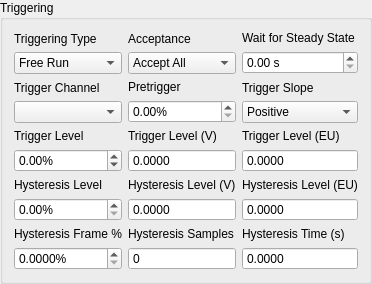
        <widget class="QGroupBox" name="triggering_groupbox">
         <property name="title">
          <string>Triggering</string>
         </property>
         <layout class="QGridLayout" name="gridLayout_2">
          <item row="4" column="1">
           <layout class="QVBoxLayout" name="hysteresis_samples_layout">
            <item>
             <widget class="QLabel" name="hysteresis_samples_label">
              <property name="text">
               <string>Hysteresis Samples</string>
              </property>
             </widget>
            </item>
            <item>
             <widget class="QSpinBox" name="hysteresis_samples_display">
              <property name="toolTip">
               <string>&lt;html&gt;&lt;head/&gt;&lt;body&gt;&lt;p&gt;&lt;span style=&quot; font-weight:600;&quot;&gt;Hysteresis Samples&lt;/span&gt;&lt;/p&gt;&lt;p&gt;Number of samples that the trigger channel must be below the Hysteresis level.  This property is read only and shown for the user's convenience.&lt;/p&gt;&lt;/body&gt;&lt;/html&gt;</string>
              </property>
              <property name="readOnly">
               <bool>true</bool>
              </property>
              <property name="buttonSymbols">
               <enum>QAbstractSpinBox::NoButtons</enum>
              </property>
              <property name="maximum">
               <number>1000000</number>
              </property>
             </widget>
            </item>
           </layout>
          </item>
          <item row="1" column="1">
           <layout class="QVBoxLayout" name="pretrigger_layout">
            <item>
             <widget class="QLabel" name="pretrigger_label">
              <property name="text">
               <string>Pretrigger</string>
              </property>
             </widget>
            </item>
            <item>
             <layout class="QHBoxLayout" name="pretrigger_selector_layout">
              <item>
               <widget class="QDoubleSpinBox" name="pretrigger_selector">
                <property name="toolTip">
                 <string>&lt;html&gt;&lt;head/&gt;&lt;body&gt;&lt;p&gt;&lt;span style=&quot; font-weight:600;&quot;&gt;Pretrigger&lt;/span&gt;&lt;/p&gt;&lt;p&gt;Amount of time in the measurement frame before the trigger occurs.  The system retains a running buffer of recently acquired data looking for the trigger.  When the trigger is found, the specified percentage of the frame is data that occured before the trigger.  This is used to capture, for example, the entire transient of a shock, some of which may occur before the trigger depending on the trigger level.&lt;/p&gt;&lt;/body&gt;&lt;/html&gt;</string>
                </property>
                <property name="suffix">
                 <string>%</string>
                </property>
               </widget>
              </item>
             </layout>
            </item>
           </layout>
          </item>
          <item row="1" column="0">
           <layout class="QVBoxLayout" name="trigger_channel_layout">
            <item>
             <widget class="QLabel" name="trigger_channel_label">
              <property name="text">
               <string>Trigger Channel</string>
              </property>
             </widget>
            </item>
            <item>
             <widget class="QComboBox" name="trigger_channel_selector">
              <property name="toolTip">
               <string>&lt;html&gt;&lt;head/&gt;&lt;body&gt;&lt;p&gt;&lt;span style=&quot; font-weight:600;&quot;&gt;Trigger Channel&lt;/span&gt;&lt;/p&gt;&lt;p&gt;Select the channel to use as a trigger.&lt;/p&gt;&lt;/body&gt;&lt;/html&gt;</string>
              </property>
             </widget>
            </item>
           </layout>
          </item>
          <item row="0" column="2">
           <layout class="QVBoxLayout" name="wait_for_steady_layout">
            <item>
             <widget class="QLabel" name="wait_for_steady_label">
              <property name="text">
               <string>Wait for Steady State</string>
              </property>
             </widget>
            </item>
            <item>
             <layout class="QHBoxLayout" name="wait_for_steady_selector_layout">
              <item>
               <widget class="QDoubleSpinBox" name="wait_for_steady_selector">
                <property name="toolTip">
                 <string>&lt;html&gt;&lt;head/&gt;&lt;body&gt;&lt;p&gt;&lt;span style=&quot; font-weight:600;&quot;&gt;Wait for Steady State&lt;/span&gt;&lt;/p&gt;&lt;p&gt;Amount of time to wait for the measurement to achieve a steady state response prior to performing signal processing operations.&lt;/p&gt;&lt;/body&gt;&lt;/html&gt;</string>
                </property>
                <property name="suffix">
                 <string> s</string>
                </property>
               </widget>
              </item>
             </layout>
            </item>
           </layout>
          </item>
          <item row="2" column="1">
           <layout class="QVBoxLayout" name="trigger_level_voltage_layout">
            <item>
             <widget class="QLabel" name="trigger_level_voltage_label">
              <property name="text">
               <string>Trigger Level (V)</string>
              </property>
             </widget>
            </item>
            <item>
             <widget class="QDoubleSpinBox" name="trigger_level_voltage_display">
              <property name="toolTip">
               <string>&lt;html&gt;&lt;head/&gt;&lt;body&gt;&lt;p&gt;&lt;span style=&quot; font-weight:600;&quot;&gt;Trigger Level (V)&lt;/span&gt;&lt;/p&gt;&lt;p&gt;Level to trigger at in volts.  This property is read only and displayed for the user's convenience.&lt;/p&gt;&lt;/body&gt;&lt;/html&gt;</string>
              </property>
              <property name="readOnly">
               <bool>true</bool>
              </property>
              <property name="buttonSymbols">
               <enum>QAbstractSpinBox::NoButtons</enum>
              </property>
              <property name="decimals">
               <number>4</number>
              </property>
             </widget>
            </item>
           </layout>
          </item>
          <item row="0" column="0">
           <layout class="QVBoxLayout" name="triggering_type_layout">
            <item>
             <widget class="QLabel" name="triggering_type_label">
              <property name="text">
               <string>Triggering Type</string>
              </property>
             </widget>
            </item>
            <item>
             <widget class="QComboBox" name="triggering_type_selector">
              <property name="toolTip">
               <string>&lt;html&gt;&lt;head/&gt;&lt;body&gt;&lt;p&gt;&lt;span style=&quot; font-weight:600;&quot;&gt;Triggering Type&lt;/span&gt;&lt;/p&gt;&lt;p&gt;Type of trigger used for the analysis.&lt;/p&gt;&lt;p&gt;Free Run: No triggering is used.&lt;/p&gt;&lt;p&gt;First Frame: Triggering only starts the first measurement frame and then the measurement proceeds as if it were a Free Run.&lt;/p&gt;&lt;p&gt;Every Frame: The measurement waits for a trigger for every measurement frame.&lt;/p&gt;&lt;/body&gt;&lt;/html&gt;</string>
              </property>
              <item>
               <property name="text">
                <string>Free Run</string>
               </property>
              </item>
              <item>
               <property name="text">
                <string>First Frame</string>
               </property>
              </item>
              <item>
               <property name="text">
                <string>Every Frame</string>
               </property>
              </item>
             </widget>
            </item>
           </layout>
          </item>
          <item row="0" column="1">
           <layout class="QVBoxLayout" name="acceptance_layout">
            <item>
             <widget class="QLabel" name="acceptance_label">
              <property name="text">
               <string>Acceptance</string>
              </property>
             </widget>
            </item>
            <item>
             <widget class="QComboBox" name="acceptance_selector">
              <property name="toolTip">
               <string>&lt;html&gt;&lt;head/&gt;&lt;body&gt;&lt;p&gt;&lt;span style=&quot; font-weight:600;&quot;&gt;Acceptance&lt;/span&gt;&lt;/p&gt;&lt;p&gt;Determines how measurement frames are accepted or rejected.&lt;/p&gt;&lt;p&gt;Accept All: Accepts all measurement frames&lt;/p&gt;&lt;p&gt;Manual: Allows the user to specify whether the recently obtained measurement frame should be accepted or rejected.&lt;/p&gt;&lt;p&gt;Autoreject...: Allows the user to load in a Python function to automatically accept or reject the measurement frame based off of arbitrary criteria.&lt;/p&gt;&lt;/body&gt;&lt;/html&gt;</string>
              </property>
              <item>
               <property name="text">
                <string>Accept All</string>
               </property>
              </item>
              <item>
               <property name="text">
                <string>Manual</string>
               </property>
              </item>
              <item>
               <property name="text">
                <string>Autoreject...</string>
               </property>
              </item>
             </widget>
            </item>
           </layout>
          </item>
          <item row="2" column="0">
           <layout class="QVBoxLayout" name="trigger_level_layout">
            <item>
             <widget class="QLabel" name="trigger_level_label">
              <property name="text">
               <string>Trigger Level</string>
              </property>
             </widget>
            </item>
            <item>
             <layout class="QHBoxLayout" name="trigger_level_selector_layout">
              <item>
               <widget class="QDoubleSpinBox" name="trigger_level_selector">
                <property name="toolTip">
                 <string>&lt;html&gt;&lt;head/&gt;&lt;body&gt;&lt;p&gt;&lt;span style=&quot; font-weight:600;&quot;&gt;Trigger Level&lt;/span&gt;&lt;/p&gt;&lt;p&gt;Level to trigger at as a percentage of the range of the channel.&lt;/p&gt;&lt;/body&gt;&lt;/html&gt;</string>
                </property>
                <property name="suffix">
                 <string>%</string>
                </property>
                <property name="minimum">
                 <double>-99.989999999999995</double>
                </property>
                <property name="singleStep">
                 <double>0.100000000000000</double>
                </property>
               </widget>
              </item>
             </layout>
            </item>
           </layout>
          </item>
          <item row="2" column="2">
           <layout class="QVBoxLayout" name="trigger_level_eu_layout">
            <item>
             <widget class="QLabel" name="trigger_level_eu_label">
              <property name="text">
               <string>Trigger Level (EU)</string>
              </property>
             </widget>
            </item>
            <item>
             <widget class="QDoubleSpinBox" name="trigger_level_eu_display">
              <property name="toolTip">
               <string>&lt;html&gt;&lt;head/&gt;&lt;body&gt;&lt;p&gt;&lt;span style=&quot; font-weight:600;&quot;&gt;Trigger Level (EU)&lt;/span&gt;&lt;/p&gt;&lt;p&gt;Level to trigger at in Engineering Units.  This property is read only and displayed for the user's convenience.&lt;/p&gt;&lt;/body&gt;&lt;/html&gt;</string>
              </property>
              <property name="readOnly">
               <bool>true</bool>
              </property>
              <property name="buttonSymbols">
               <enum>QAbstractSpinBox::NoButtons</enum>
              </property>
              <property name="decimals">
               <number>4</number>
              </property>
             </widget>
            </item>
           </layout>
          </item>
          <item row="3" column="0">
           <layout class="QVBoxLayout" name="hysteresis_layout">
            <item>
             <widget class="QLabel" name="hysteresis_label">
              <property name="text">
               <string>Hysteresis Level</string>
              </property>
             </widget>
            </item>
            <item>
             <layout class="QHBoxLayout" name="hysteresis_selector_layout">
              <item>
               <widget class="QDoubleSpinBox" name="hysteresis_selector">
                <property name="toolTip">
                 <string>&lt;html&gt;&lt;head/&gt;&lt;body&gt;&lt;p&gt;&lt;span style=&quot; font-weight:600;&quot;&gt;Hysteresis Level&lt;/span&gt;&lt;/p&gt;&lt;p&gt;Level that the signal must return to prior to a new trigger being able to be accepted.  This ensures that the system must return to some nominal state prior to a new trigger being obtained.  Specified in percentage of the range of the channel.&lt;/p&gt;&lt;/body&gt;&lt;/html&gt;</string>
                </property>
                <property name="suffix">
                 <string>%</string>
                </property>
               </widget>
              </item>
             </layout>
            </item>
           </layout>
          </item>
          <item row="3" column="1">
           <layout class="QVBoxLayout" name="hysteresis_voltage_layout">
            <item>
             <widget class="QLabel" name="hysteresis_voltage_label">
              <property name="text">
               <string>Hysteresis Level (V)</string>
              </property>
             </widget>
            </item>
            <item>
             <widget class="QDoubleSpinBox" name="hysteresis_voltage_display">
              <property name="toolTip">
               <string>&lt;html&gt;&lt;head/&gt;&lt;body&gt;&lt;p&gt;&lt;span style=&quot; font-weight:600;&quot;&gt;Hysteresis Level (V)&lt;/span&gt;&lt;/p&gt;&lt;p&gt;Level that the trigger channel must fall below to achieve a subsequent trigger in volts. This property is read only and displayed for the user's convenience.&lt;/p&gt;&lt;/body&gt;&lt;/html&gt;</string>
              </property>
              <property name="readOnly">
               <bool>true</bool>
              </property>
              <property name="buttonSymbols">
               <enum>QAbstractSpinBox::NoButtons</enum>
              </property>
              <property name="decimals">
               <number>4</number>
              </property>
             </widget>
            </item>
           </layout>
          </item>
          <item row="3" column="2">
           <layout class="QVBoxLayout" name="hysteresis_eu_layout">
            <item>
             <widget class="QLabel" name="hysteresis_eu_label">
              <property name="text">
               <string>Hysteresis Level (EU)</string>
              </property>
             </widget>
            </item>
            <item>
             <widget class="QDoubleSpinBox" name="hysteresis_eu_display">
              <property name="toolTip">
               <string>&lt;html&gt;&lt;head/&gt;&lt;body&gt;&lt;p&gt;&lt;span style=&quot; font-weight:600;&quot;&gt;Hysteresis Level (EU)&lt;/span&gt;&lt;/p&gt;&lt;p&gt;Level that the trigger channel must fall below to achieve a subsequent trigger in Engineering Units.  This property is read only and displayed for the user's convenience.&lt;/p&gt;&lt;/body&gt;&lt;/html&gt;</string>
              </property>
              <property name="readOnly">
               <bool>true</bool>
              </property>
              <property name="buttonSymbols">
               <enum>QAbstractSpinBox::NoButtons</enum>
              </property>
              <property name="decimals">
               <number>4</number>
              </property>
             </widget>
            </item>
           </layout>
          </item>
          <item row="1" column="2">
           <layout class="QVBoxLayout" name="trigger_slope_layout">
            <item>
             <widget class="QLabel" name="trigger_slope_label">
              <property name="text">
               <string>Trigger Slope</string>
              </property>
             </widget>
            </item>
            <item>
             <widget class="QComboBox" name="trigger_slope_selector">
              <property name="toolTip">
               <string>&lt;html&gt;&lt;head/&gt;&lt;body&gt;&lt;p&gt;&lt;span style=&quot; font-weight:600;&quot;&gt;Trigger Slope&lt;/span&gt;&lt;/p&gt;&lt;p&gt;Slope of the trigger.  If the slope is Positive, it will look for a rising signal to trigger the measurement.  If the trigger slope is Negative, it will look for a falling signal to trigger the measurement.&lt;/p&gt;&lt;/body&gt;&lt;/html&gt;</string>
              </property>
              <item>
               <property name="text">
                <string>Positive</string>
               </property>
              </item>
              <item>
               <property name="text">
                <string>Negative</string>
               </property>
              </item>
             </widget>
            </item>
           </layout>
          </item>
          <item row="4" column="2">
           <layout class="QVBoxLayout" name="hysteresis_time_layout">
            <item>
             <widget class="QLabel" name="hysteresis_time_label">
              <property name="text">
               <string>Hysteresis Time (s)</string>
              </property>
             </widget>
            </item>
            <item>
             <widget class="QDoubleSpinBox" name="hysteresis_time_display">
              <property name="toolTip">
               <string>&lt;html&gt;&lt;head/&gt;&lt;body&gt;&lt;p&gt;&lt;span style=&quot; font-weight:600;&quot;&gt;Hysteresis Time (s)&lt;/span&gt;&lt;br/&gt;Amount of time that the trigger channel must be below the Hysteresis level.  This property is read only and is displayed for the user's convenience.&lt;/p&gt;&lt;/body&gt;&lt;/html&gt;</string>
              </property>
              <property name="readOnly">
               <bool>true</bool>
              </property>
              <property name="buttonSymbols">
               <enum>QAbstractSpinBox::NoButtons</enum>
              </property>
              <property name="decimals">
               <number>4</number>
              </property>
              <property name="maximum">
               <double>100000.000000000000000</double>
              </property>
             </widget>
            </item>
           </layout>
          </item>
          <item row="4" column="0">
           <layout class="QVBoxLayout" name="hysteresis_length_layout">
            <item>
             <widget class="QLabel" name="hysteresis_length_label">
              <property name="text">
               <string>Hysteresis Frame %</string>
              </property>
             </widget>
            </item>
            <item>
             <widget class="QDoubleSpinBox" name="hysteresis_length_selector">
              <property name="toolTip">
               <string>&lt;html&gt;&lt;head/&gt;&lt;body&gt;&lt;p&gt;&lt;span style=&quot; font-weight:600;&quot;&gt;Hysteresis Frame %&lt;/span&gt;&lt;/p&gt;&lt;p&gt;Percentage of the measurement frame that the signal must be below the Hysteresis value in order to accept a new trigger.  Useful for Burst Random excitation where you don't want to accidentally trigger midway through the burst.&lt;/p&gt;&lt;/body&gt;&lt;/html&gt;</string>
              </property>
              <property name="suffix">
               <string>%</string>
              </property>
              <property name="decimals">
               <number>4</number>
              </property>
             </widget>
            </item>
           </layout>
          </item>
         </layout>
        </widget>
